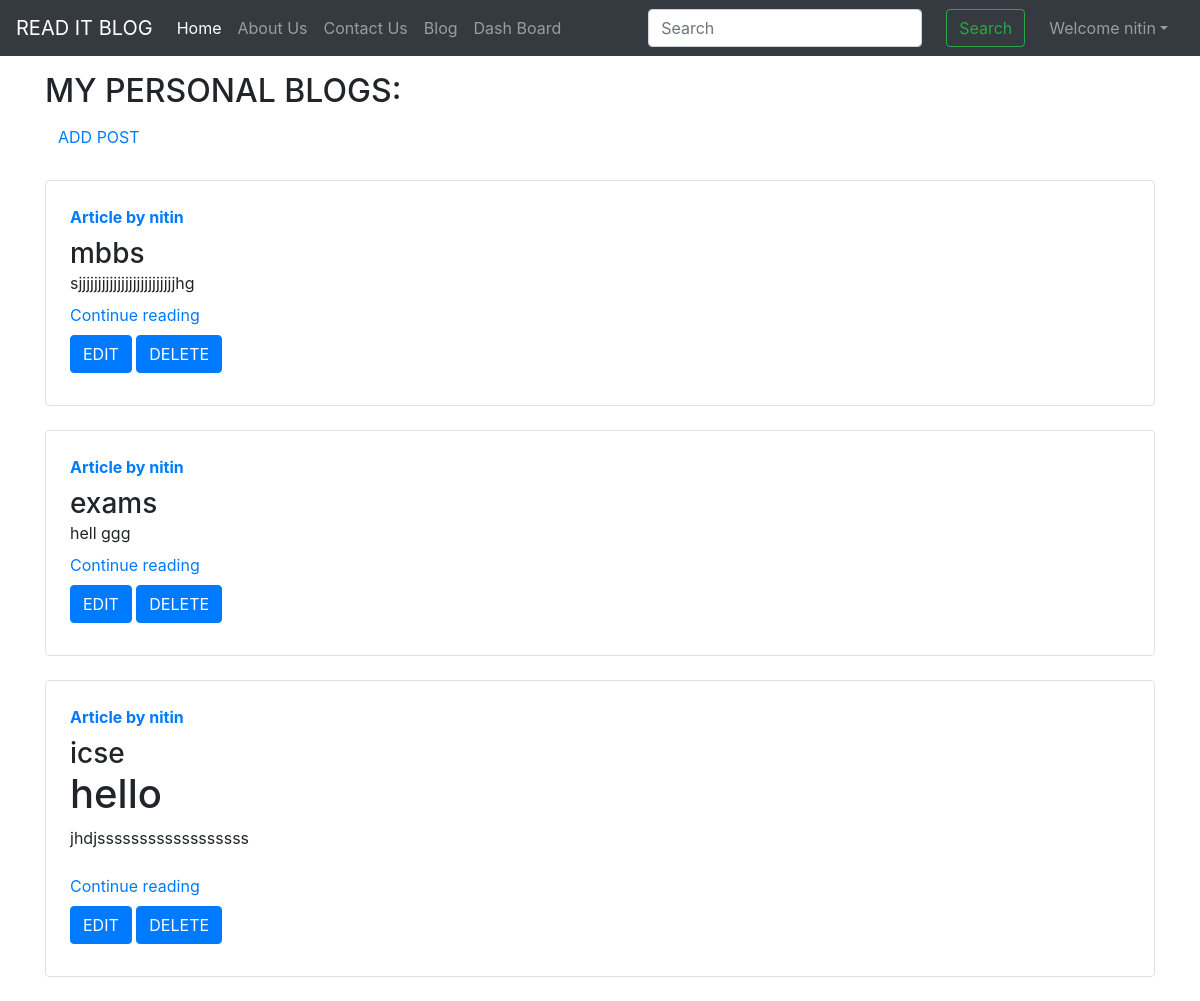
The page /blog/dashboard (signed in) on the database its author committed.
### blogapp/models.py (models this page shows)
class Post(models.Model):
    sno=models.AutoField(primary_key=True)
    title=models.CharField(max_length=255)
    author=models.CharField(max_length=14)
    user_name = models.CharField(max_length=255,default="")
    content=models.TextField()
    def __str__(self):
        return self.title + " by " + self.author

### blogapp/views.py (the view)
# urls.py: path('dashboard', views.dashboard, name="dash"),
def dashboard(request):
    if request.user.is_authenticated:
        post = Post.objects.filter(user_name=request.user.username)
        print(post)
        return render(request, 'dashboard.html', {'post': post})

### templates/dashboard.html (shortened to what this page needs)
{% extends 'basic.html' %}
{% block body %}
<div class="container my-3">
<h2>MY PERSONAL BLOGS:</h2>
    <a class="btn btn-default" href="/blog/addpost">ADD POST</a>
{% for i in post %}
   <div class="row no-gutters border rounded overflow-hidden flex-md-row mb-4 shadow-sm h-md-250 my-4 position-relative">
        <div class="col p-4 d-flex flex-column position-static">
            <strong class="d-inline-block mb-2 text-primary">Article  by {{i.author}}</strong>
            <h3 class="mb-0">{{i.title}}</h3>
            <p class="card-text mb-auto">{{i.content|safe|truncatechars:500}}</p>
            <div class="my-2">
            	<a href="/blog/{{i.sno}}" >Continue reading</a><br>
               <a class="btn btn-primary btn-md mt-2 " href="/blog/updatepost/{{i.sno}}" role="button">EDIT</a>
          <a class="btn btn-primary btn-md mt-2" href="/blog/deletepost/{{i.sno}}" role="button">DELETE</a>
            </div>
        </div>
        </div>
{% endfor %}
</div>
{% endblock %}

### templates/basic.html (shortened to what this page needs)
<!doctype html>
<html lang="en">
  <head>
    <link rel="stylesheet" href="https://maxcdn.bootstrapcdn.com/bootstrap/4.0.0/css/bootstrap.min.css">
  </head>
  <body>
  <nav class="navbar navbar-expand-lg navbar-dark bg-dark">
  <a class="navbar-brand" href="/">READ IT BLOG</a>
  <div class="collapse navbar-collapse" id="navbarSupportedContent">
    <ul class="navbar-nav mr-auto">
      <li class="nav-item active">
        <a class="nav-link" href="/">Home <span class="sr-only">(current)</span></a>
      </li>
      <li class="nav-item">
        <a class="nav-link" href="/about">About Us</a>
      </li>
       <li class="nav-item">
        <a class="nav-link" href="/contact">Contact Us</a>
      </li>
       <li class="nav-item">
        <a class="nav-link" href="/blog">Blog</a>
      </li>
        {% if user.is_authenticated %}
         <li class="nav-item">
        <a class="nav-link" href="/blog/dashboard">Dash Board</a>
      </li>
       {% endif %}
    </ul>
    <form method="get" action="/search" class="form-inline my-2 my-lg-0">
      <input class="form-control mr-sm-2" type="search" placeholder="Search" name="search" id="search" aria-label="Search">
      <button class="btn btn-outline-success m-3 my-sm-0" type="submit">Search</button>
    </form>
      {% if user.is_authenticated %}
<ul class="navbar-nav mr-2">
<li class="nav-item dropdown">
<a class="nav-link dropdown-toggle" href='#' id="navbarDropdown" role="button" data-toggle="dropdown"> Welcome {{request.user.first_name}}</a>
      </li>
      </ul>
      </div>
{% endif %}
</nav>
   {% block body %}  {% endblock body %}
  </body>
</html>

### rows shown on the page
Post: author "nitin", title "mbbs", content "sjjjjjjjjjjjjjjjjjjjjjjjjjhg"
Post: author "nitin", title "exams", content "hell ggg"
Post: author "nitin", title "icse", content "hello jhdjssssssssssssssssss"

### other values the page prints
{{ request.user.first_name }} "nitin"
